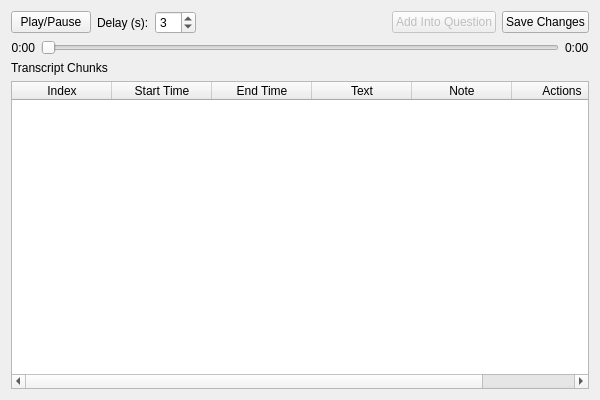
<?xml version="1.0" encoding="UTF-8"?>
<ui version="4.0">
 <class>ExamTranscriptWidget</class>
 <widget class="QWidget" name="ExamTranscriptWidget">
  <property name="geometry">
   <rect>
    <x>0</x>
    <y>0</y>
    <width>600</width>
    <height>400</height>
   </rect>
  </property>
  <property name="windowTitle">
   <string>Exam Transcript</string>
  </property>
  <layout class="QVBoxLayout" name="verticalLayout">
   <item>
    <layout class="QHBoxLayout" name="audio_controls">
     <item>
      <widget class="QPushButton" name="play_pause_btn">
       <property name="text">
        <string>Play/Pause</string>
       </property>
      </widget>
     </item>
     <item>
      <widget class="QLabel" name="delay_label">
       <property name="text">
        <string>Delay (s):</string>
       </property>
      </widget>
     </item>
     <item>
      <widget class="QSpinBox" name="delay_spin">
       <property name="maximum">
        <number>10</number>
       </property>
       <property name="value">
        <number>3</number>
       </property>
      </widget>
     </item>
     <item>
      <spacer name="horizontalSpacer">
       <property name="orientation">
        <enum>Qt::Orientation::Horizontal</enum>
       </property>
       <property name="sizeHint" stdset="0">
        <size>
         <width>40</width>
         <height>20</height>
        </size>
       </property>
      </spacer>
     </item>
     <item>
      <widget class="QPushButton" name="add_to_question_btn">
       <property name="enabled">
        <bool>false</bool>
       </property>
       <property name="text">
        <string>Add Into Question</string>
       </property>
      </widget>
     </item>
     <item>
      <widget class="QPushButton" name="save_btn">
       <property name="visible">
        <bool>false</bool>
       </property>
       <property name="text">
        <string>Save Changes</string>
       </property>
      </widget>
     </item>
    </layout>
   </item>
   <item>
    <layout class="QHBoxLayout" name="seek_layout">
     <item>
      <widget class="QLabel" name="time_current_label">
       <property name="text">
        <string>0:00</string>
       </property>
       <property name="alignment">
        <set>Qt::AlignmentFlag::AlignRight|Qt::AlignmentFlag::AlignTrailing|Qt::AlignmentFlag::AlignVCenter</set>
       </property>
      </widget>
     </item>
     <item>
      <widget class="QSlider" name="seek_slider">
       <property name="minimum">
        <number>0</number>
       </property>
       <property name="maximum">
        <number>1000</number>
       </property>
       <property name="orientation">
        <enum>Qt::Orientation::Horizontal</enum>
       </property>
      </widget>
     </item>
     <item>
      <widget class="QLabel" name="time_total_label">
       <property name="text">
        <string>0:00</string>
       </property>
      </widget>
     </item>
    </layout>
   </item>
   <item>
    <widget class="QLabel" name="title_label">
     <property name="text">
      <string>Transcript Chunks</string>
     </property>
    </widget>
   </item>
   <item>
    <widget class="QTableWidget" name="table">
     <property name="columnCount">
      <number>6</number>
     </property>
     <column>
      <property name="text">
       <string>Index</string>
      </property>
     </column>
     <column>
      <property name="text">
       <string>Start Time</string>
      </property>
     </column>
     <column>
      <property name="text">
       <string>End Time</string>
      </property>
     </column>
     <column>
      <property name="text">
       <string>Text</string>
      </property>
     </column>
     <column>
      <property name="text">
       <string>Note</string>
      </property>
     </column>
     <column>
      <property name="text">
       <string>Actions</string>
      </property>
     </column>
    </widget>
   </item>
  </layout>
 </widget>
 <resources/>
 <connections/>
</ui>
